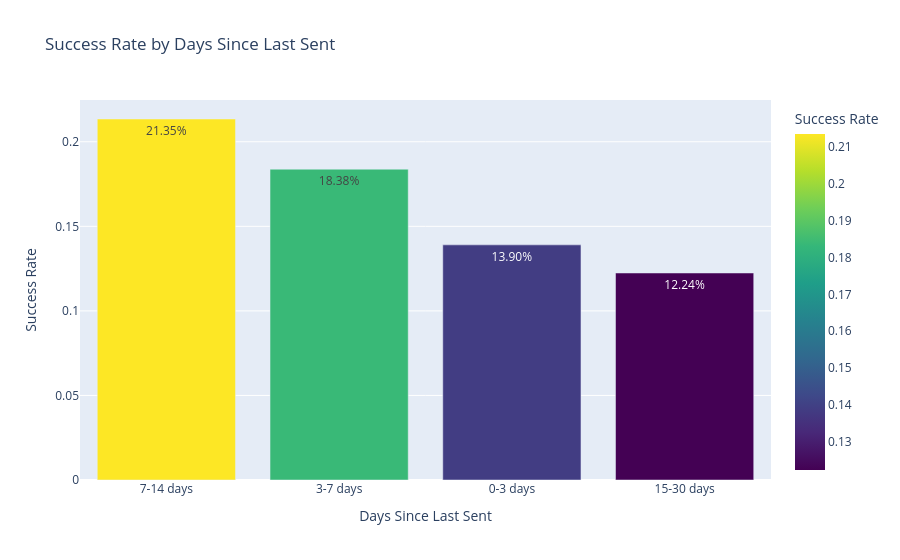

The notebook cell saved with this chart:
### Code cell
#cut intervals for 'days_since_last_sent' variable
con.execute("""
    CREATE OR REPLACE VIEW history_extracted_intervals AS 
    SELECT 
    *,
    CASE 
        WHEN days_since_last_sent < 3 THEN '0-3 days'
        WHEN days_since_last_sent < 7 THEN '3-7 days'
        WHEN days_since_last_sent < 14 THEN '7-14 days'
        WHEN days_since_last_sent <= 30 THEN '15-30 days'
    END AS days_interval
FROM history_extracted
""")

#calculate the success rate by 'days_interval'
days_success_rates = con.execute("""
    SELECT
        days_interval,
        AVG(session_end_completed) AS success_rate
    FROM history_extracted_intervals
    GROUP BY days_interval
    ORDER BY success_rate DESC
""").df()

fig_days = px.bar(
    days_success_rates, 
    x='days_interval', 
    y='success_rate',
    hover_data={'success_rate': ':.2%'},
    text_auto='.2%', 
    title='Success Rate by Days Since Last Sent',
    labels={'success_rate': 'Success Rate', 'days_interval': 'Days Since Last Sent'},
    color='success_rate',
    color_continuous_scale='Viridis'
)
fig_days.show()

### Figure 1 — Plotly figure (JSON) as saved in the notebook; plotly's stock layout.template omitted (floating-point values rounded to 4 significant figures)
{"data": [{"hovertemplate": "Days Since Last Sent=%{x}<br>Success Rate=%{marker.color:.2%}<extra></extra>", "legendgroup": "", "marker": {"color": [0.2135, 0.1838, 0.139, 0.1224], "coloraxis": "coloraxis", "pattern": {"shape": ""}}, "name": "", "orientation": "v", "showlegend": false, "textposition": "auto", "texttemplate": "%{y:.2%}", "type": "bar", "x": ["7-14 days", "3-7 days", "0-3 days", "15-30 days"], "xaxis": "x", "y": [0.2135, 0.1838, 0.139, 0.1224], "yaxis": "y"}], "layout": {"barmode": "relative", "coloraxis": {"colorbar": {"title": {"text": "Success Rate"}}, "colorscale": [[0, "#440154"], [0.1111, "#482878"], [0.2222, "#3e4989"], [0.3333, "#31688e"], [0.4444, "#26828e"], [0.5556, "#1f9e89"], [0.6667, "#35b779"], [0.7778, "#6ece58"], [0.8889, "#b5de2b"], [1, "#fde725"]]}, "legend": {"tracegroupgap": 0}, "title": {"text": "Success Rate by Days Since Last Sent"}, "xaxis": {"anchor": "y", "domain": [0, 1], "title": {"text": "Days Since Last Sent"}}, "yaxis": {"anchor": "x", "domain": [0, 1], "title": {"text": "Success Rate"}}}}
